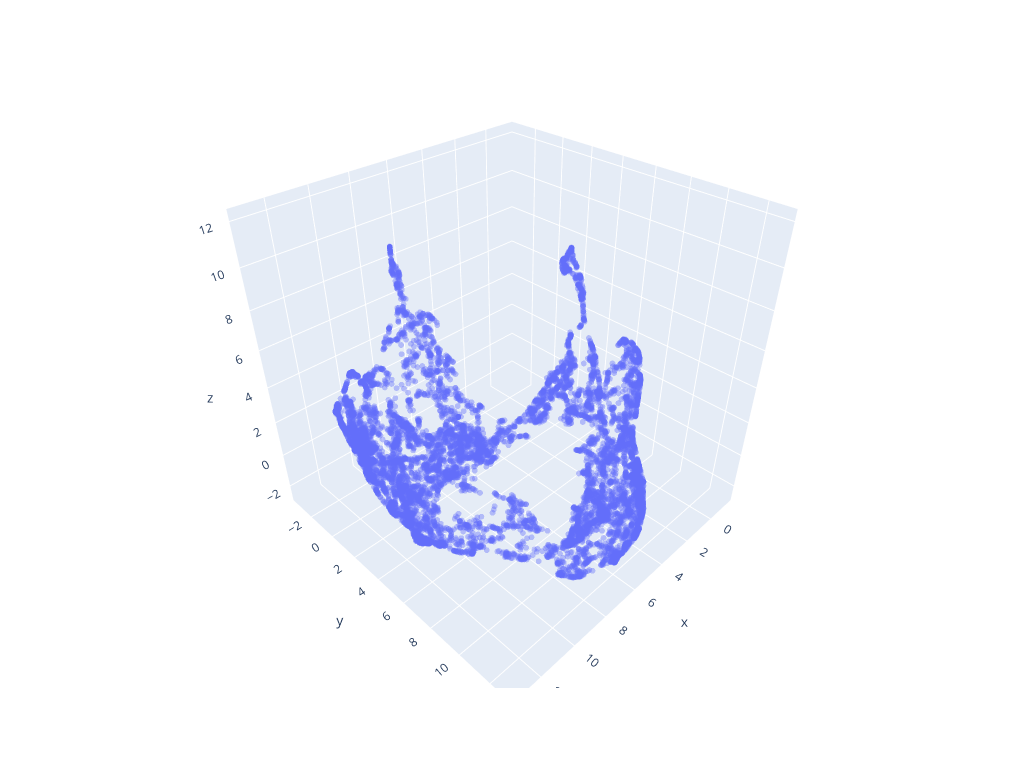

Notebook source saved alongside this figure:
### Markdown cell above
# UMAP (White)

### Code cell
import umap
import plotly.express as px

centered = subset - subset.mean(axis=0)
U, S, Vt = np.linalg.svd(centered, full_matrices=False)
whitened = centered @ Vt.T / S

# UMAP
umap_model = umap.UMAP(n_neighbors=15, n_components=3, metric='euclidean')
umap_embeddings = umap_model.fit_transform(whitened)

fig = px.scatter_3d(
    x=umap_embeddings[:, 0],
    y=umap_embeddings[:, 1],
    z=umap_embeddings[:, 2],
    opacity=0.4)
fig.update_traces(marker=dict(size=2))
fig.update_layout(width=1024,
                  height=768, scene=dict(aspectmode='cube'))
fig.show()

### Figure 1 — Plotly figure (JSON) as saved in the notebook; plotly's stock layout.template omitted (floating-point values rounded to 4 significant figures; data arrays with more than 128 entries replaced by an {"elided": "..."} marker saying what was removed)
{"data": [{"hovertemplate": "x=%{x}<br>y=%{y}<br>z=%{z}<extra></extra>", "legendgroup": "", "marker": {"color": "#636efa", "opacity": 0.4, "size": 2, "symbol": "circle"}, "mode": "markers", "name": "", "scene": "scene", "showlegend": false, "type": "scatter3d", "x": {"elided": "10000 float values"}, "y": {"elided": "10000 float values"}, "z": {"elided": "10000 float values"}}], "layout": {"height": 768, "legend": {"tracegroupgap": 0}, "margin": {"t": 60}, "scene": {"aspectmode": "cube", "domain": {"x": [0, 1], "y": [0, 1]}, "xaxis": {"title": {"text": "x"}}, "yaxis": {"title": {"text": "y"}}, "zaxis": {"title": {"text": "z"}}}, "width": 1024}}
